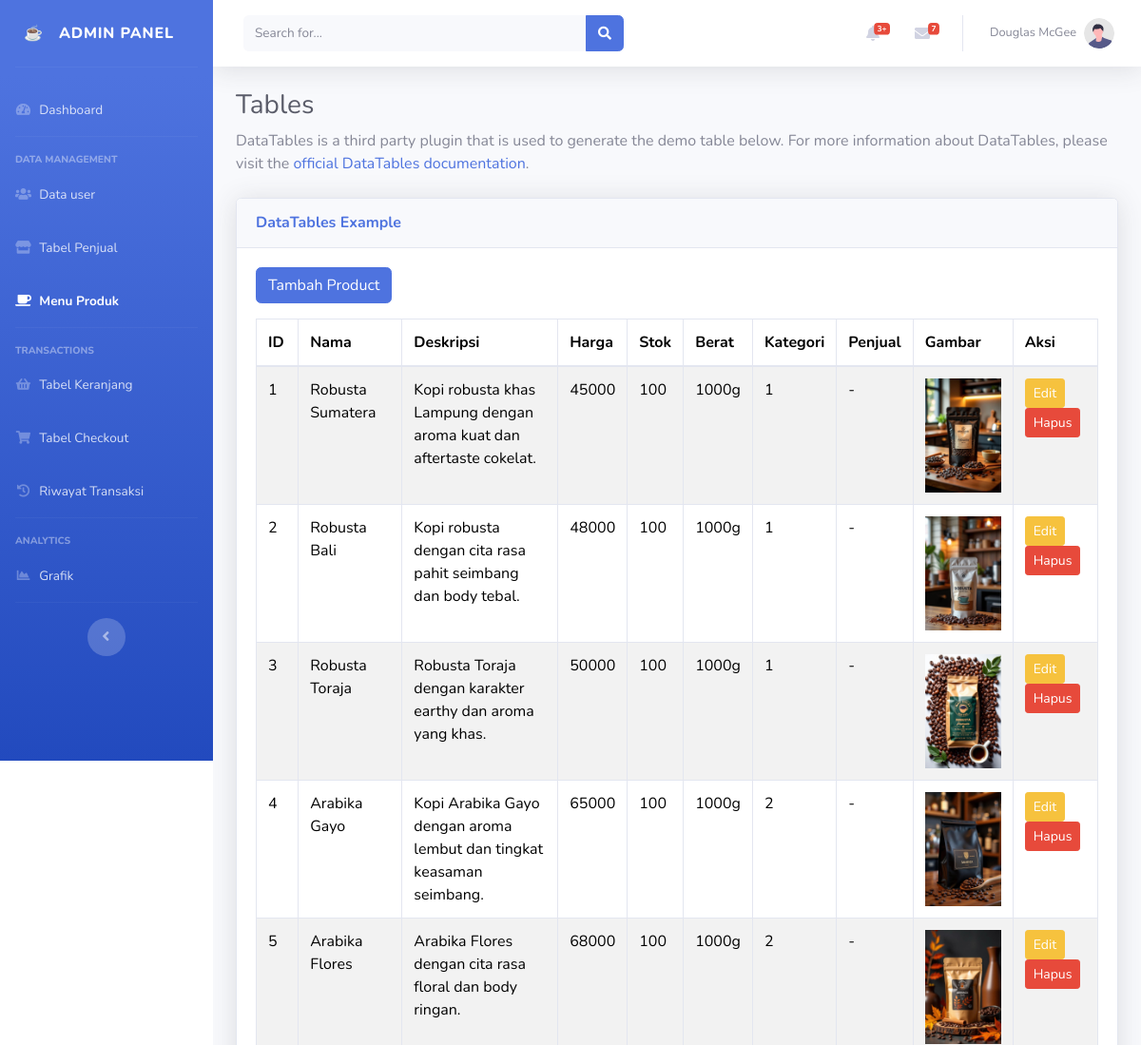
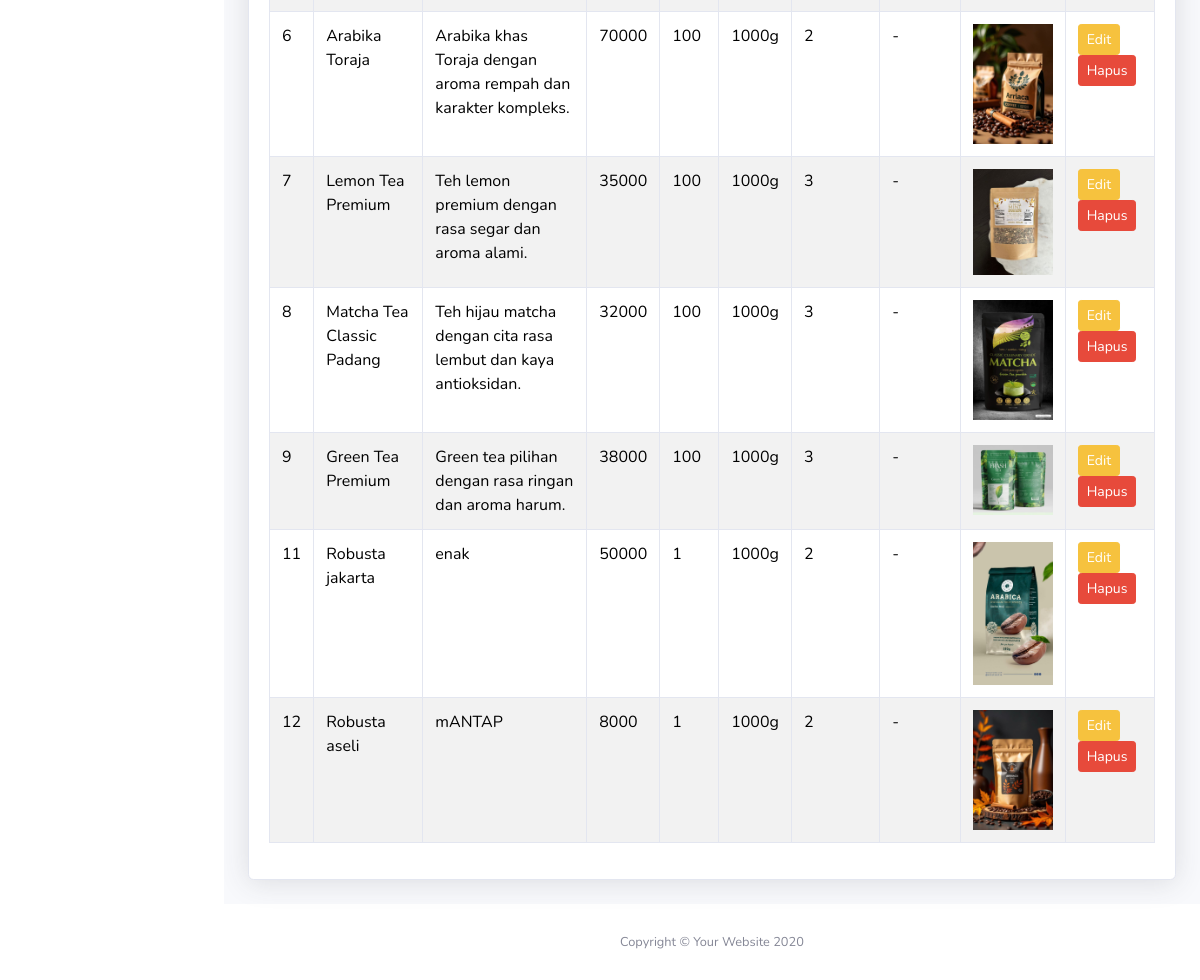
Screenshot of /admin/daftar-product.php with the database file from the repository (2 pictures, top to bottom).
### tables this page shows
CREATE TABLE `tabel_product` (
  `id_product` int(11) NOT NULL,
  `nama_product` varchar(50) NOT NULL,
  `deskripsi` text NOT NULL,
  `harga` int(11) NOT NULL,
  `qty` int(11) DEFAULT NULL,
  `id_kategori` int(11) NOT NULL,
  `id_penjual` int(11) DEFAULT NULL,
  `gambar` varchar(255) DEFAULT NULL
);

### admin/daftar-product.php (the view, shortened to what this page needs)
<?php
include 'config.php';
?>
<!DOCTYPE html>
<html lang="en">
<head>
    <link href="vendor/fontawesome-free/css/all.min.css" rel="stylesheet" type="text/css">
    <link href="https://cdn.jsdelivr.net/npm/bootstrap@5.3.3/dist/css/bootstrap.min.css" rel="stylesheet">
    <link href="css/sb-admin-2.min.css" rel="stylesheet">
    <link href="vendor/datatables/dataTables.bootstrap4.min.css" rel="stylesheet">
</head>
<body id="page-top">
    <div id="wrapper">
        <?php include 'sidebar.php'; ?>
        <div id="content-wrapper" class="d-flex flex-column">
            <div id="content">
                <nav class="navbar navbar-expand navbar-light bg-white topbar mb-4 static-top shadow">
                    <form
                        class="d-none d-sm-inline-block form-inline mr-auto ml-md-3 my-2 my-md-0 mw-100 navbar-search">
                        <div class="input-group">
                            <input type="text" class="form-control bg-light border-0 small" placeholder="Search for..."
                                aria-label="Search" aria-describedby="basic-addon2">
                            <div class="input-group-append">
                                <button class="btn btn-primary" type="button">
                                    <i class="fas fa-search fa-sm"></i>
                                </button>
                            </div>
                        </div>
                    </form>
                    <ul class="navbar-nav ml-auto">
                        <li class="nav-item dropdown no-arrow mx-1">
                            <a class="nav-link dropdown-toggle" href="#" id="alertsDropdown" role="button"
                                data-toggle="dropdown" aria-haspopup="true" aria-expanded="false">
                                <i class="fas fa-bell fa-fw"></i>
                                <span class="badge badge-danger badge-counter">3+</span>
                            </a>
                        </li>
                        <li class="nav-item dropdown no-arrow mx-1">
                            <a class="nav-link dropdown-toggle" href="#" id="messagesDropdown" role="button"
                                data-toggle="dropdown" aria-haspopup="true" aria-expanded="false">
                                <i class="fas fa-envelope fa-fw"></i>
                                <span class="badge badge-danger badge-counter">7</span>
                            </a>
                        </li>
                        <li class="nav-item dropdown no-arrow">
                            <a class="nav-link dropdown-toggle" href="#" id="userDropdown" role="button"
                                data-toggle="dropdown" aria-haspopup="true" aria-expanded="false">
                                <span class="mr-2 d-none d-lg-inline text-gray-600 small">Douglas McGee</span>
                                <img class="img-profile rounded-circle"
                                    src="img/undraw_profile.svg">
                            </a>
                        </li>
                    </ul>
                </nav>
                <div class="container-fluid">
                    <h1 class="h3 mb-2 text-gray-800">Tables</h1>
                    <p class="mb-4">DataTables is a third party plugin that is used to generate the demo table below.
                        For more information about DataTables, please visit the <a target="_blank"
                            href="https://datatables.net">official DataTables documentation</a>.</p>
                    <div class="card shadow mb-4">
                        <div class="card-header py-3">
                            <h6 class="m-0 font-weight-bold text-primary">DataTables Example</h6>
                        </div>
                        <div class="card-body">
                            <div class="table-responsive">
                                <a href="create.php" class="btn btn-primary mb-3">Tambah Product</a>
                                <table class="table table-bordered table-striped">
                                    <thead>
                                        <tr>
                                            <th>ID</th>
                                            <th>Nama</th>
                                            <th>Deskripsi</th>
                                            <th>Harga</th>
                                            <th>Stok</th>
                                            <th>Berat</th>
                                            <th>Kategori</th>
                                            <th>Penjual</th>
                                            <th>Gambar</th>
                                            <th>Aksi</th>
                                        </tr>
                                    </thead>
                                    <tbody>
                                        <?php
                                        $result = mysqli_query($koneksi, "SELECT p.*, s.nama as nama_penjual FROM tabel_product p LEFT JOIN tabel_penjual s ON p.id_penjual = s.id");
                                        while ($row = mysqli_fetch_assoc($result)) { ?>
                                            <tr>
                                                <td><?= $row['id_product'] ?></td>
                                                <td><?= $row['nama_product'] ?></td>
                                                <td><?= $row['deskripsi'] ?></td>
                                                <td><?= $row['harga'] ?></td>
                                                <td><?= $row['qty'] ?></td>
                                                <td><?= isset($row['berat']) ? $row['berat'] : 1000 ?>g</td>
                                                <td><?= $row['id_kategori'] ?></td>
                                                <td><?= isset($row['nama_penjual']) ? $row['nama_penjual'] : '-' ?></td>
                                                <td>
                                                    <?php if ($row['gambar']) { ?>
                                                        <img src="../images/<?= $row['gambar'] ?>" width="80">
                                                    <?php } ?>
                                                </td>
                                                <td>
                                                    <a href="update.php?id=<?= $row['id_product'] ?>" class="btn btn-warning btn-sm">Edit</a>
                                                    <a onclick="return confirm('Yakin hapus?');" href="delete.php?id=<?= $row['id_product'] ?>" class="btn btn-danger btn-sm">Hapus</a>
                                                </td>
                                            </tr>
                                        <?php } ?>
                                    </tbody>
                                </table>
                            </div>
                        </div>
                    </div>
                </div>
            </div>
            <footer class="sticky-footer bg-white">
                <div class="container my-auto">
                    <div class="copyright text-center my-auto">
                        <span>Copyright &copy; Your Website 2020</span>
                    </div>
                </div>
            </footer>
        </div>
    </div>
</body>
</html>

### admin/sidebar.php (style rules this page uses)
#content-wrapper { margin-left: 224px; width: calc(100% - 224px); }

### rows the page displays
tabel_product: id_product "1", nama_product "Robusta Sumatera", deskripsi "Kopi robusta khas Lampung dengan aroma kuat dan aftertaste cokelat.", harga "45000", qty "100", id_kategori "1", gambar (picture)
tabel_product: id_product "2", nama_product "Robusta Bali", deskripsi "Kopi robusta dengan cita rasa pahit seimbang dan body tebal.", harga "48000", qty "100", id_kategori "1", gambar (picture)
tabel_product: id_product "3", nama_product "Robusta Toraja", deskripsi "Robusta Toraja dengan karakter earthy dan aroma yang khas.", harga "50000", qty "100", id_kategori "1", gambar (picture)
tabel_product: id_product "4", nama_product "Arabika Gayo", deskripsi "Kopi Arabika Gayo dengan aroma lembut dan tingkat keasaman seimbang.", harga "65000", qty "100", id_kategori "2", gambar (picture)
tabel_product: id_product "5", nama_product "Arabika Flores", deskripsi "Arabika Flores dengan cita rasa floral dan body ringan.", harga "68000", qty "100", id_kategori "2", gambar (picture)
tabel_product: id_product "6", nama_product "Arabika Toraja", deskripsi "Arabika khas Toraja dengan aroma rempah dan karakter kompleks.", harga "70000", qty "100", id_kategori "2", gambar (picture)
tabel_product: id_product "7", nama_product "Lemon Tea Premium", deskripsi "Teh lemon premium dengan rasa segar dan aroma alami.", harga "35000", qty "100", id_kategori "3", gambar (picture)
tabel_product: id_product "8", nama_product "Matcha Tea Classic Padang", deskripsi "Teh hijau matcha dengan cita rasa lembut dan kaya antioksidan.", harga "32000", qty "100", id_kategori "3", gambar (picture)
tabel_product: id_product "9", nama_product "Green Tea Premium", deskripsi "Green tea pilihan dengan rasa ringan dan aroma harum.", harga "38000", qty "100", id_kategori "3", gambar (picture)
tabel_product: id_product "11", nama_product "Robusta jakarta", deskripsi "enak", harga "50000", qty "1", id_kategori "2", gambar (picture)
tabel_product: id_product "12", nama_product "Robusta aseli", deskripsi "mANTAP", harga "8000", qty "1", id_kategori "2", gambar (picture)
